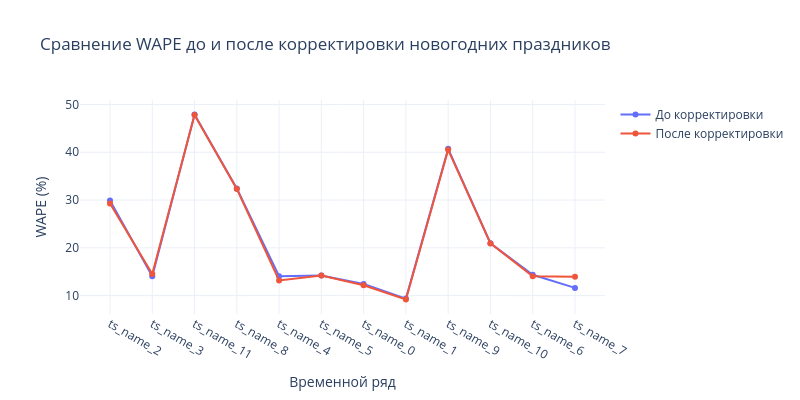

The cell this chart's notebook holds for it:
### Code cell
import pandas as pd
import plotly.graph_objects as go

# данные
df = pd.DataFrame({
    'ts_name': [
        'ts_name_2', 'ts_name_3', 'ts_name_11', 'ts_name_8',
        'ts_name_4', 'ts_name_5', 'ts_name_0', 'ts_name_1',
        'ts_name_9', 'ts_name_10', 'ts_name_6', 'ts_name_7'
    ],
    'before_adjustment': [
        29.91, 14.07, 47.92, 32.42,
        14.06, 14.22, 12.44, 9.37,
        40.73, 20.95, 14.36, 11.61
    ],
    'after_adjustment': [
        29.27, 14.53, 47.82, 32.33,
        13.16, 14.22, 12.17, 9.17,
        40.51, 20.93, 14.04, 13.96
    ]
})

# график
fig = go.Figure()

# до корректировки
fig.add_trace(
    go.Scatter(
        x=df['ts_name'],
        y=df['before_adjustment'],
        mode='lines+markers',
        name='До корректировки'
    )
)

# после корректировки
fig.add_trace(
    go.Scatter(
        x=df['ts_name'],
        y=df['after_adjustment'],
        mode='lines+markers',
        name='После корректировки'
    )
)

# оформление
fig.update_layout(
    title='Сравнение WAPE до и после корректировки новогодних праздников',
    xaxis_title='Временной ряд',
    yaxis_title='WAPE (%)',
    template='plotly_white',
    width=800,
    height=400
)

### Figure 1 — Plotly figure (JSON) as saved in the notebook; plotly's stock layout.template omitted (floating-point values rounded to 4 significant figures)
{"data": [{"mode": "lines+markers", "name": "До корректировки", "x": ["ts_name_2", "ts_name_3", "ts_name_11", "ts_name_8", "ts_name_4", "ts_name_5", "ts_name_0", "ts_name_1", "ts_name_9", "ts_name_10", "ts_name_6", "ts_name_7"], "y": [29.91, 14.07, 47.92, 32.42, 14.06, 14.22, 12.44, 9.37, 40.73, 20.95, 14.36, 11.61], "type": "scatter"}, {"mode": "lines+markers", "name": "После корректировки", "x": ["ts_name_2", "ts_name_3", "ts_name_11", "ts_name_8", "ts_name_4", "ts_name_5", "ts_name_0", "ts_name_1", "ts_name_9", "ts_name_10", "ts_name_6", "ts_name_7"], "y": [29.27, 14.53, 47.82, 32.33, 13.16, 14.22, 12.17, 9.17, 40.51, 20.93, 14.04, 13.96], "type": "scatter"}], "layout": {"title": {"text": "Сравнение WAPE до и после корректировки новогодних праздников"}, "xaxis": {"title": {"text": "Временной ряд"}}, "yaxis": {"title": {"text": "WAPE (%)"}}, "width": 800, "height": 400}}
